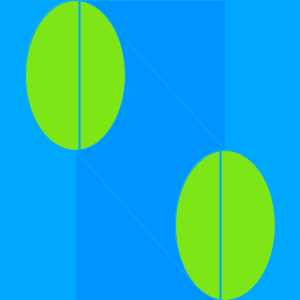
Frame 1 (no input)
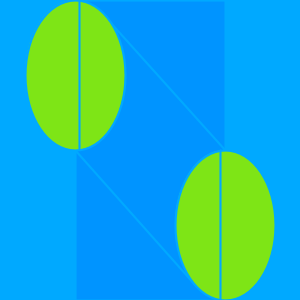
Frame 60 (the mouse pressed at the canvas centre just before this capture)
Frame 120 (the mouse held since frame 60 and released just before this capture): identical to frame 60, image omitted

The Processing sketch that drew these frames (run headless with seeded random() and noise(); from frame 60 on, the mouse is pressed at the canvas centre):

// Processing sketch: ejercicio03
// ── ejercicio03.pde
// ***********************************************
// * Alumno: Joaquin Romera                      *
// * Legajo: 24169                               *
// * Ejercicio Nro: 03                           *
// * Asignatura: Taller de Integración de tecno..*
// * Carrera: Musica y Tecnologia                *
// * Institución: UNQ                            *
// * Año: 2018                                   *
// ***********************************************

void setup(){
  colorMode(HSB,360,100,100,100);
  background(200,100,100);
  size(300,300);
  noCursor();
  smooth();
}

void draw(){
  // Rectangulo central
  stroke(200,100,100);
  fill(205,105,105);
  rect(75,0,150,300);
  
  // Lineas para que parezca que parten el rectangulo
  stroke(200,100,100);
  fill(100,200,100);
  line(109,21,225,150);
  
  stroke(200,100,100);
  fill(100,200,100);
  line(75,150,196,286);
  
  // Elipses
  stroke(200,100,100);
  fill(90,90,90);
  ellipse(75,75,100,150);
  
  stroke(200,100,100);
  fill(90,90,90);
  ellipse(225,225,100,150);
  
  // Lineas completan el rectangulo pero desfasadas
  strokeWeight(2.1);
  stroke(200,100,100);
  fill(100,200,100);
  line(79,0,79,149);
  
  stroke(200,100,100);
  fill(100,200,100);
  line(220,150,220,300);
}
